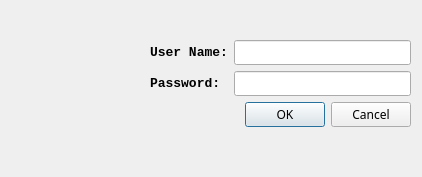
<?xml version="1.0" encoding="UTF-8"?>
<ui version="4.0">
 <class>chguser</class>
 <widget class="QDialog" name="chguser">
  <property name="windowModality">
   <enum>Qt::WindowModal</enum>
  </property>
  <property name="geometry">
   <rect>
    <x>0</x>
    <y>0</y>
    <width>422</width>
    <height>177</height>
   </rect>
  </property>
  <property name="minimumSize">
   <size>
    <width>422</width>
    <height>177</height>
   </size>
  </property>
  <property name="maximumSize">
   <size>
    <width>422</width>
    <height>177</height>
   </size>
  </property>
  <property name="font">
   <font>
    <family>微软雅黑</family>
   </font>
  </property>
  <property name="windowTitle">
   <string>更换用户</string>
  </property>
  <property name="windowIcon">
   <iconset>
    <normaloff>icons/partner.png</normaloff>icons/partner.png</iconset>
  </property>
  <widget class="QWidget" name="layoutWidget">
   <property name="geometry">
    <rect>
     <x>150</x>
     <y>40</y>
     <width>261</width>
     <height>101</height>
    </rect>
   </property>
   <layout class="QFormLayout" name="formLayout">
    <item row="2" column="1">
     <widget class="QLineEdit" name="line_chg_pwd">
      <property name="maxLength">
       <number>20</number>
      </property>
      <property name="echoMode">
       <enum>QLineEdit::Password</enum>
      </property>
      <property name="clearButtonEnabled">
       <bool>true</bool>
      </property>
     </widget>
    </item>
    <item row="1" column="0">
     <widget class="QLabel" name="label">
      <property name="font">
       <font>
        <family>Consolas</family>
        <pointsize>10</pointsize>
        <weight>75</weight>
        <bold>true</bold>
       </font>
      </property>
      <property name="text">
       <string>User Name:</string>
      </property>
     </widget>
    </item>
    <item row="2" column="0">
     <widget class="QLabel" name="label_2">
      <property name="font">
       <font>
        <family>Consolas</family>
        <pointsize>10</pointsize>
        <weight>75</weight>
        <bold>true</bold>
       </font>
      </property>
      <property name="text">
       <string>Password:</string>
      </property>
     </widget>
    </item>
    <item row="1" column="1">
     <widget class="QLineEdit" name="line_chg_user">
      <property name="maxLength">
       <number>20</number>
      </property>
      <property name="echoMode">
       <enum>QLineEdit::Normal</enum>
      </property>
      <property name="clearButtonEnabled">
       <bool>true</bool>
      </property>
     </widget>
    </item>
    <item row="3" column="1">
     <widget class="QDialogButtonBox" name="buttonBox">
      <property name="orientation">
       <enum>Qt::Horizontal</enum>
      </property>
      <property name="standardButtons">
       <set>QDialogButtonBox::Cancel|QDialogButtonBox::Ok</set>
      </property>
     </widget>
    </item>
   </layout>
  </widget>
  <widget class="QLabel" name="label_3">
   <property name="geometry">
    <rect>
     <x>10</x>
     <y>10</y>
     <width>131</width>
     <height>141</height>
    </rect>
   </property>
   <property name="text">
    <string/>
   </property>
   <property name="pixmap">
    <pixmap>icons/chg_users_128px.ico</pixmap>
   </property>
  </widget>
 </widget>
 <tabstops>
  <tabstop>line_chg_user</tabstop>
  <tabstop>line_chg_pwd</tabstop>
 </tabstops>
 <resources/>
 <connections>
  <connection>
   <sender>buttonBox</sender>
   <signal>accepted()</signal>
   <receiver>chguser</receiver>
   <slot>accept()</slot>
   <hints>
    <hint type="sourcelabel">
     <x>248</x>
     <y>254</y>
    </hint>
    <hint type="destinationlabel">
     <x>157</x>
     <y>274</y>
    </hint>
   </hints>
  </connection>
  <connection>
   <sender>buttonBox</sender>
   <signal>rejected()</signal>
   <receiver>chguser</receiver>
   <slot>reject()</slot>
   <hints>
    <hint type="sourcelabel">
     <x>316</x>
     <y>260</y>
    </hint>
    <hint type="destinationlabel">
     <x>286</x>
     <y>274</y>
    </hint>
   </hints>
  </connection>
 </connections>
</ui>
